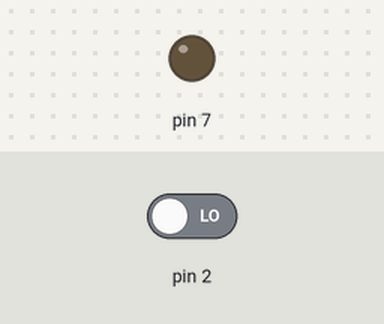
A sketch run on a simulated Arduino Uno, built with avr-gcc and run on an emulated ATmega328P. On the bench: output pins drawn as LEDs (lit = HIGH). The test bench sets the inputs (shaded band); at power-on: pin 2 LOW.

Above: at 1.2 s.
1.3 s: pin 2 driven HIGH
At 2.5 s:
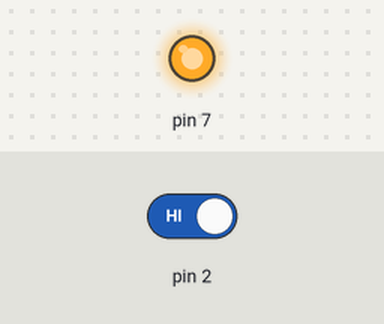
2.8 s: pin 2 driven LOW
At 3.8 s:
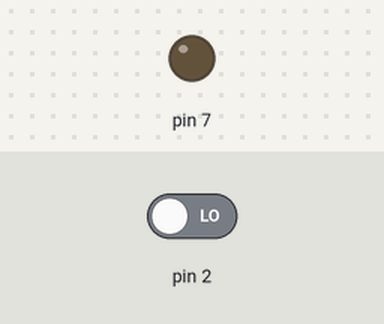
Timing chart, 0 to 5.8 s (numbered marks = the images above; inputs shaded):
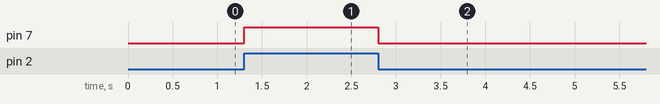

Measured:
- after the input at 1.3 s, pin 7: LOW → HIGH at once
- after the input at 2.8 s, pin 7: HIGH → LOW at once

The sketch:

DOOR_BELL_USING_PUSH_BUTTON.ino
```cpp
void setup()
{
  pinMode(2,INPUT);
  pinMode(7,OUTPUT);

}

void loop()
{
  int reading=digitalRead(2);
  if(reading==HIGH)
  {
    digitalWrite(7,HIGH);
  }
  else
  {
    digitalWrite(7,LOW);
  }

}
```
